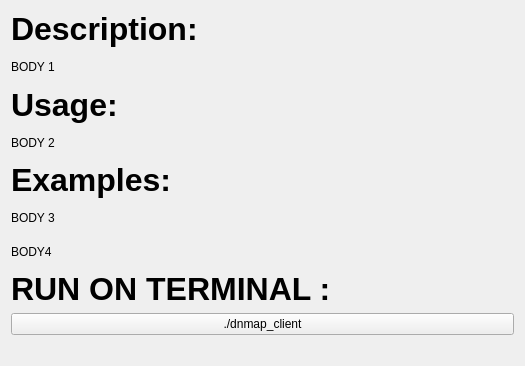
          <widget class="QWidget" name="scrollAreaWidgetContents_8">
           <property name="geometry">
            <rect>
             <x>0</x>
             <y>0</y>
             <width>525</width>
             <height>366</height>
            </rect>
           </property>
           <layout class="QGridLayout" name="gridLayout_7">
            <item row="8" column="0">
             <widget class="QPushButton" name="dnmapButton">
              <property name="text">
               <string>./dnmap_client</string>
              </property>
             </widget>
            </item>
            <item row="9" column="0">
             <spacer name="dnmapVSpacer">
              <property name="orientation">
               <enum>Qt::Vertical</enum>
              </property>
              <property name="sizeType">
               <enum>QSizePolicy::Fixed</enum>
              </property>
              <property name="sizeHint" stdset="0">
               <size>
                <width>20</width>
                <height>20</height>
               </size>
              </property>
             </spacer>
            </item>
            <item row="7" column="0">
             <widget class="QLabel" name="dnmapH4">
              <property name="font">
               <font>
                <pointsize>24</pointsize>
                <weight>75</weight>
                <bold>true</bold>
               </font>
              </property>
              <property name="text">
               <string>RUN ON TERMINAL :</string>
              </property>
             </widget>
            </item>
            <item row="5" column="0">
             <widget class="QLabel" name="dnmapB3">
              <property name="text">
               <string>BODY 3</string>
              </property>
             </widget>
            </item>
            <item row="1" column="0">
             <widget class="QLabel" name="dnmapB1">
              <property name="text">
               <string>BODY 1</string>
              </property>
             </widget>
            </item>
            <item row="2" column="0">
             <widget class="QLabel" name="dnmapH2">
              <property name="font">
               <font>
                <pointsize>24</pointsize>
                <weight>75</weight>
                <bold>true</bold>
               </font>
              </property>
              <property name="text">
               <string>Usage:</string>
              </property>
             </widget>
            </item>
            <item row="0" column="0">
             <widget class="QLabel" name="dnmapH1">
              <property name="font">
               <font>
                <pointsize>24</pointsize>
                <weight>75</weight>
                <bold>true</bold>
               </font>
              </property>
              <property name="text">
               <string>Description:</string>
              </property>
             </widget>
            </item>
            <item row="3" column="0">
             <widget class="QLabel" name="dnmapB2">
              <property name="text">
               <string>BODY 2</string>
              </property>
             </widget>
            </item>
            <item row="4" column="0">
             <widget class="QLabel" name="dnmapH3">
              <property name="font">
               <font>
                <pointsize>24</pointsize>
                <weight>75</weight>
                <bold>true</bold>
               </font>
              </property>
              <property name="text">
               <string>Examples:</string>
              </property>
             </widget>
            </item>
            <item row="6" column="0">
             <widget class="QLabel" name="dnmapB4">
              <property name="text">
               <string>BODY4</string>
              </property>
             </widget>
            </item>
           </layout>
          </widget>
